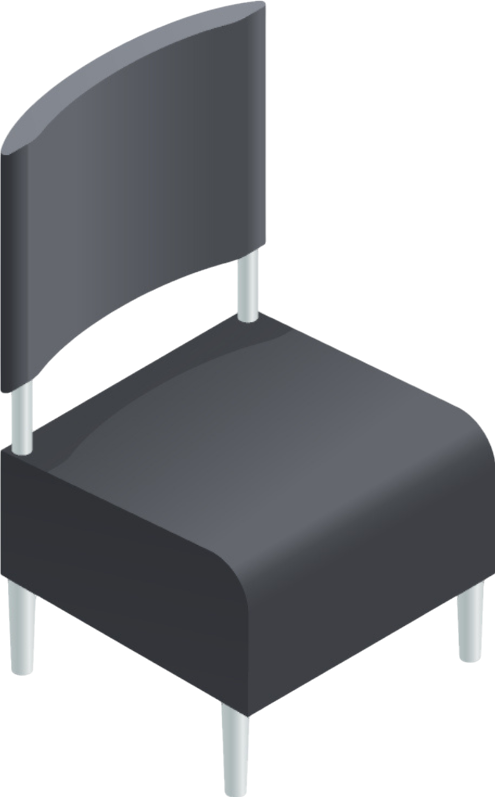
#> input picture assets/images/furniture/black_steel_chair.png, 495 x 797 px; its folder holds only this picture in this run
$ python script.py
#> lines starting #> are read from the running program, lines starting #| are printed output that depends on the picture
from PIL import Image
from pathlib import Path
from typing import cast
import numpy as np
import os


if __name__ == "__main__":
    for file in os.listdir("."):
        # continue if the file is not an image
        if not file.endswith(".png"):
            continue

        path = Path(os.path.join(".", file))
        with Image.open(path) as image:
#> image is the input picture: PIL image 495x797 RGBA; mean R, G, B, A 45, 46.5, 49.5, 137
            image.load()
            image = image.convert("RGBA")
            matrix = np.array(image).astype(np.int16)

            # for BGRA image
            r, g, b, a = matrix[:, :, 0], matrix[:, :, 1], matrix[:, :, 2], matrix[:, :, 3]
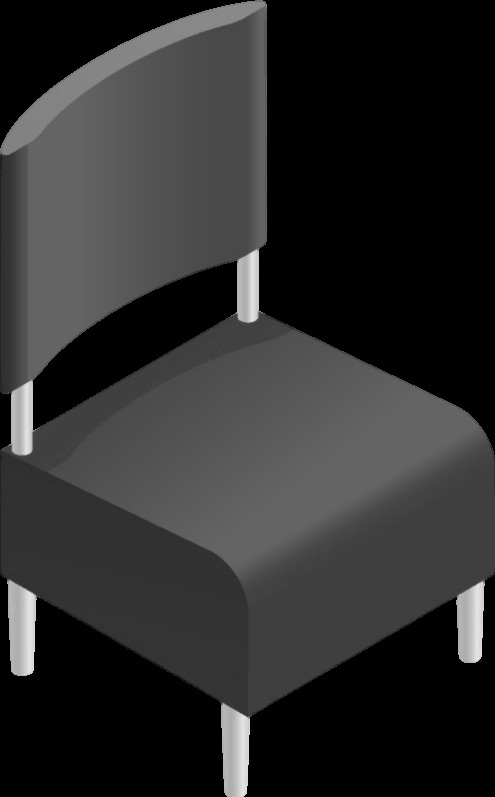
#> r: shape (797, 495) int16; min 0, max 230, mean 45
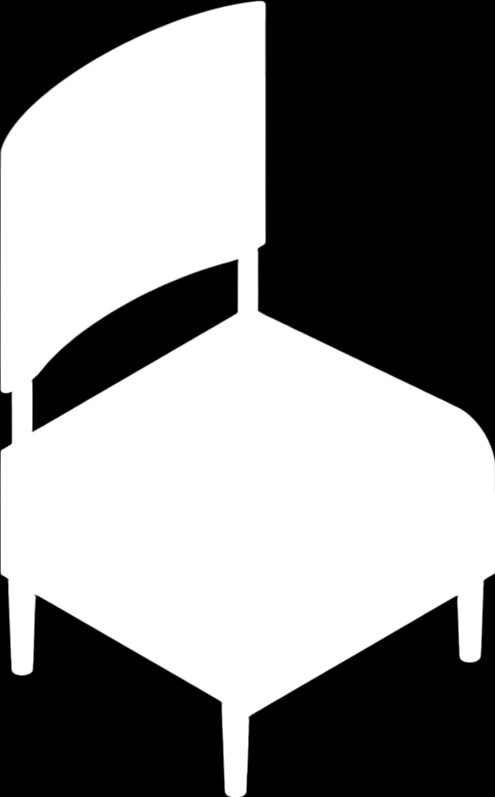
#> a: shape (797, 495) int16; min 0, max 255, mean 137

            vertical_means = np.mean(a, axis=0)
#> vertical_means = 495 values, max 253.8 at index 240, min 35.88 at index 494, mean 137
            horizontal_means = np.mean(a, axis=1)
#> horizontal_means = 797 values, max 254.7 at index 495, min 0.543 at index 0, mean 137

            left = 0
            while left < len(vertical_means):
                if vertical_means[left] > 0:
                    break
                left += 1
#> this loop made 1 pass
#> after the loop, left = 0

            right = len(vertical_means) - 1
#> right = 494
            while right >= 0:
                if vertical_means[right] > 0:
                    break
                right -= 1
#> after the loop, right = 494

            top = 0
            while top < len(horizontal_means):
                if horizontal_means[top] > 0:
                    break
                top += 1
#> after the loop, top = 0

            bottom = len(horizontal_means) - 1
#> bottom = 796
            while bottom >= 0:
                if horizontal_means[bottom] > 0:
                    break
                bottom -= 1
#> after the loop, bottom = 796

            # create output directory if not exists.
            if not os.path.exists("./output"):
                os.makedirs("./output")

            trimmed = image.crop((left, top, right, bottom))
            trimmed.save(os.path.join("./output", path.name))

        print(path.name)
